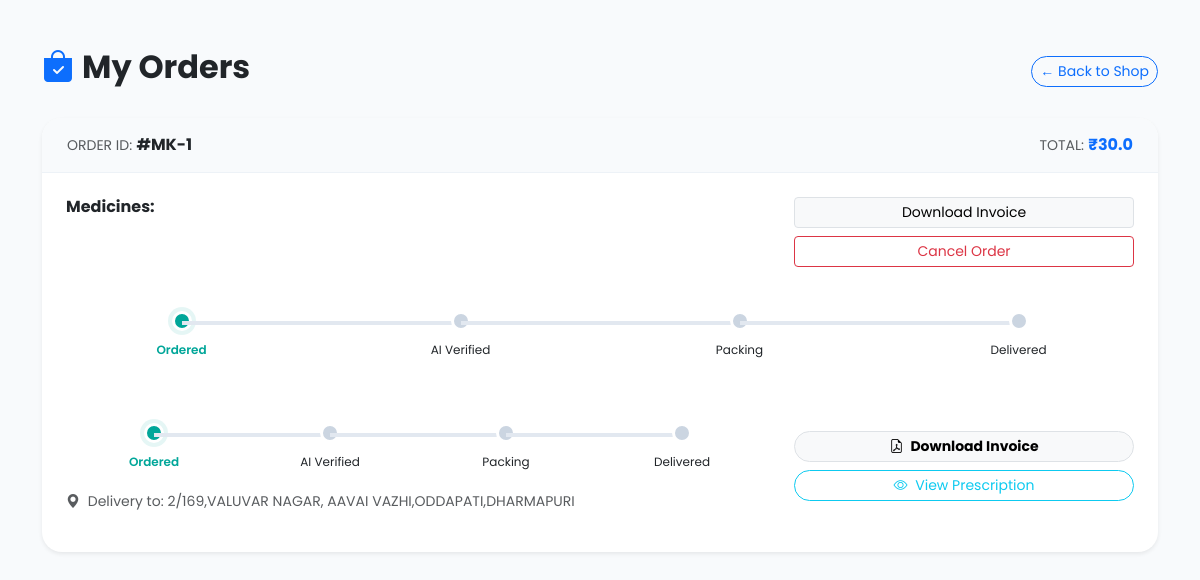
Before: /my_orders (signed in) with the older database file.
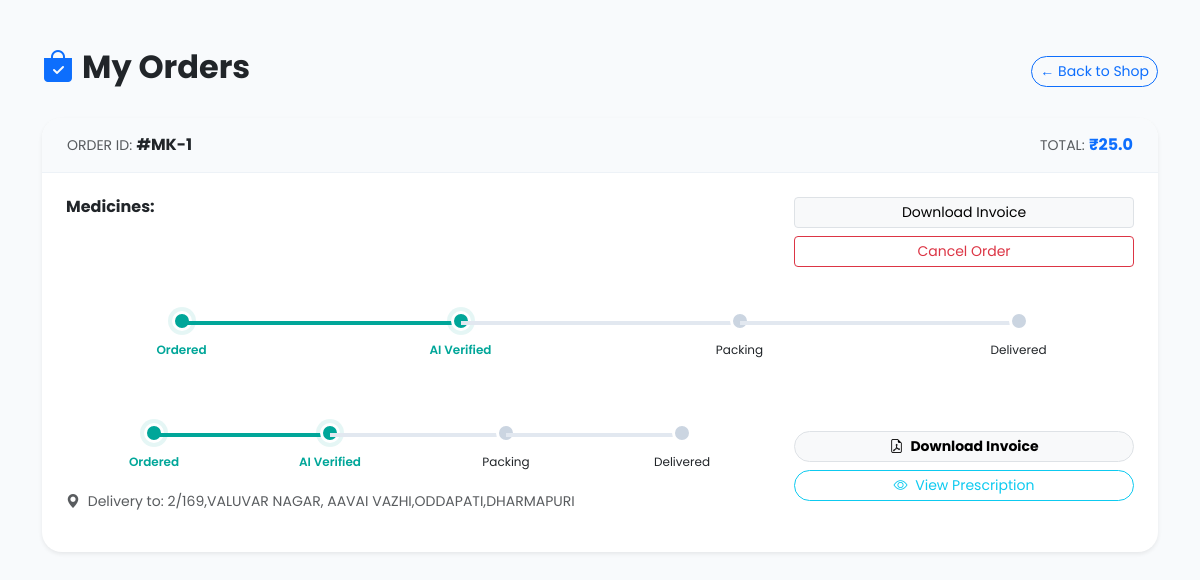
After: the same page with the newer database file.
### app.py (models this page shows)
class Order(db.Model):
    id = db.Column(db.Integer, primary_key=True)
    user_id = db.Column(db.Integer, db.ForeignKey('user.id'))
    full_name = db.Column(db.String(100))
    address = db.Column(db.String(500))
    phone = db.Column(db.String(20))
    prescription_file = db.Column(db.String(200))
    payment_method = db.Column(db.String(50))
    total_amount = db.Column(db.Float)
    verification_status = db.Column(db.String(50), default='Pending')
    flag_reason = db.Column(db.String(200))
    doctor_license_detected = db.Column(db.String(50))
    created_at = db.Column(db.DateTime, default=datetime.utcnow)

### app.py (the view)
@app.route('/my_orders')
@login_required
def my_orders():
    orders = Order.query.filter_by(user_id=current_user.id).all()
    return render_template('orders.html', orders=orders)

### app.py (called while the page is built)
@login_manager.user_loader
def load_user(user_id):
    return User.query.get(int(user_id))

### templates/orders.html (shortened to what the changed rows need)
<!DOCTYPE html>
<html lang="en">
<head>
    <link href="https://cdn.jsdelivr.net/npm/bootstrap@5.3.0/dist/css/bootstrap.min.css" rel="stylesheet">
    <link rel="stylesheet" href="https://cdn.jsdelivr.net/npm/bootstrap-icons@1.10.0/font/bootstrap-icons.css">
</head>
<body>
<div class="container py-5">
    <div class="d-flex justify-content-between align-items-center mb-4">
        <h2 class="fw-bold text-dark"><i class="bi bi-bag-check-fill text-primary me-2"></i>My Orders</h2>
    </div>
    {% if orders %}
        {% for order in orders %}
        <div class="order-card shadow-sm">
            <div class="order-header d-flex justify-content-between align-items-center">
                <div>
                    <span class="text-muted small">ORDER ID:</span>
                    <span class="fw-bold">#MK-{{ order.id }}</span>
                </div>
                <div class="text-end">
                    <span class="text-muted small">TOTAL:</span>
                    <span class="fw-bold text-primary">₹{{ order.total_amount }}</span>
                </div>
            </div>
<div class="p-4">
    <div class="row">
        <div class="col-md-8">
            <h6 class="fw-bold mb-1">Medicines:</h6>
        </div>
        <div class="col-md-4 text-end">
            <div class="d-grid gap-2">
                <a href="{{ url_for('download_invoice', order_id=order.id) }}" class="btn btn-sm btn-light border">Download Invoice</a>
                <a href="{{ url_for('cancel_order', id=order.id) }}" class="btn btn-sm btn-outline-danger" onclick="return confirm('Intha order-ah cancel pannalaama?')">Cancel Order</a>
            </div>
        </div>
    </div>
</div>
<div class="order-track">
    <div class="track-step active">
        <span class="track-dot"></span>
        <div class="track-text">Ordered</div>
    </div>
    <div class="track-step {% if order.verification_status in ['Approved', 'Packing', 'Delivered'] %}active{% endif %}">
        <span class="track-dot"></span>
        <div class="track-text">AI Verified</div>
    </div>
    <div class="track-step {% if order.verification_status in ['Packing', 'Delivered'] %}active{% endif %}">
        <span class="track-dot"></span>
        <div class="track-text">Packing</div>
    </div>
    <div class="track-step {% if order.verification_status == 'Delivered' %}active{% endif %}">
        <span class="track-dot"></span>
        <div class="track-text">Delivered</div>
    </div>
</div>
            <div class="p-4">
                <div class="row align-items-center">
                    <div class="col-md-8">
                        <div class="order-track">
                            <div class="track-step active">
                                <span class="track-dot"></span>
                                <div class="track-text">Ordered</div>
                            </div>
                            <div class="track-step {% if order.verification_status == 'Approved' %}active{% endif %}">
                                <span class="track-dot"></span>
                                <div class="track-text">AI Verified</div>
                            </div>
                            <div class="track-step">
                                <span class="track-dot"></span>
                                <div class="track-text">Packing</div>
                            </div>
                            <div class="track-step">
                                <span class="track-dot"></span>
                                <div class="track-text">Delivered</div>
                            </div>
                        </div>
                        <p class="small text-muted mt-3">
                            <i class="bi bi-geo-alt-fill me-1"></i> Delivery to: {{ order.address }}
                        </p>
                    </div>
                    <div class="col-md-4 text-md-end">
                        <div class="d-grid gap-2">
                            <a href="{{ url_for('download_invoice', order_id=order.id) }}" class="btn btn-light btn-sm rounded-pill fw-bold border">
                                <i class="bi bi-file-earmark-pdf me-1"></i> Download Invoice
                            </a>
                            {% if order.prescription_file %}
                            <a href="{{ url_for('static', filename='uploads/' + order.prescription_file) }}" target="_blank" class="btn btn-outline-info btn-sm rounded-pill">
                                <i class="bi bi-eye me-1"></i> View Prescription
                            </a>
                            {% endif %}
                        </div>
                    </div>
                </div>
            </div>
        </div>
        {% endfor %}
    {% else %}
        <div class="text-center py-5">
            <i class="bi bi-cart-x display-1 text-muted"></i>
            <h4 class="mt-3">No orders placed yet.</h4>
            <a href="/" class="btn btn-primary mt-3 px-4 rounded-pill">Shop Medicines Now</a>
        </div>
    {% endif %}
</div>
</body>
</html>

Changed rows visible on the page:
changed Order "2/169,VALUVAR NAGAR, AAVAI VAZHI,ODDAPATI,DHARMAPURI": total_amount "30.0" → "25.0"; verification_status "Flagged" → "Approved" (drawn)
